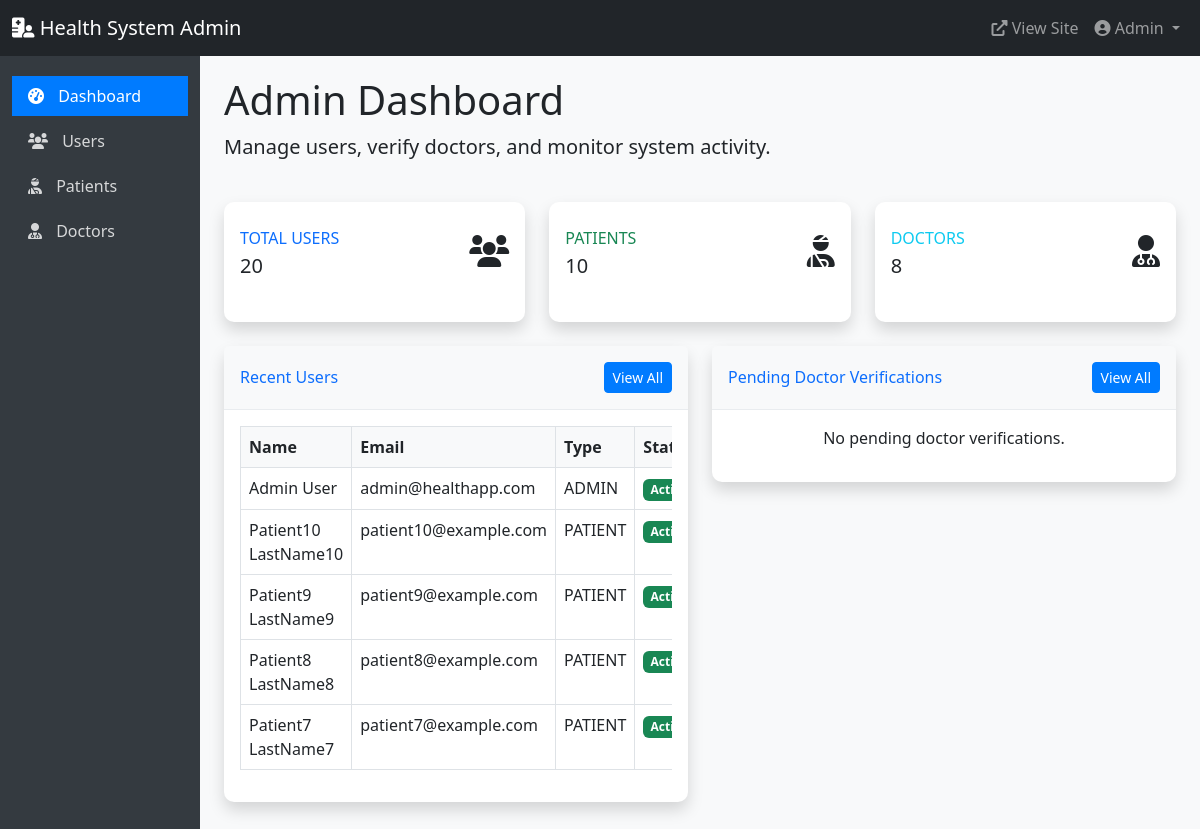
The page /admin_panel/ (signed in) on the database its author committed.
### models.py (models this page shows, shortened)
class User(db.Model, UserMixin):
    __tablename__ = 'users'
    id = db.Column(db.Integer, primary_key=True)
    email = db.Column(db.String(120), unique=True, nullable=False)
    phone = db.Column(db.String(20), unique=True, nullable=False)
    password_hash = db.Column(db.String(128), nullable=False)
    first_name = db.Column(db.String(50), nullable=False)
    last_name = db.Column(db.String(50), nullable=False)
    user_type = db.Column(db.Enum(UserType), nullable=False)
    is_active = db.Column(db.Boolean, default=False)
    created_at = db.Column(db.DateTime, default=datetime.utcnow)
    updated_at = db.Column(db.DateTime, default=datetime.utcnow, onupdate=datetime.utcnow)
    phone_verified = db.Column(db.Boolean, default=False)
    phone_verification_code = db.Column(db.String(6))
    phone_verification_sent_at = db.Column(db.DateTime)
    email_verified = db.Column(db.Boolean, default=False)
    email_verification_token = db.Column(db.String(100))
    email_verification_sent_at = db.Column(db.DateTime)
    patient = db.relationship('Patient', backref='user', uselist=False, cascade='all, delete-orphan')
    doctor = db.relationship('Doctor', backref='user', uselist=False, cascade='all, delete-orphan')
    notifications = db.relationship('Notification', backref='user', lazy=True, cascade='all, delete-orphan')

### admin_routes.py (the view, shortened to what this page needs)
    def decorated_function(*args, **kwargs):
        if not current_user.is_authenticated:
            return redirect(url_for('auth.login'))
        if current_user.user_type == UserType.ADMIN:
            return f(*args, **kwargs)

### admin_routes.py (called while the page is built, shortened)
def admin_required(f):
    def decorated_function(*args, **kwargs):
        if not current_user.is_authenticated:
            return redirect(url_for('auth.login'))
        if current_user.user_type == UserType.ADMIN:
            return f(*args, **kwargs)
    decorated_function.__name__ = f.__name__
    decorated_function.__doc__ = f.__doc__
    return decorated_function

@admin_panel.route('/')
@login_required
@admin_required
def dashboard():
    user_count = User.query.count()
    patient_count = Patient.query.count()
    doctor_count = Doctor.query.count()
    recent_users = User.query.order_by(User.created_at.desc()).limit(5).all()
    pending_doctors = db.session.query(User, Doctor).join(Doctor).filter(
        User.user_type == UserType.DOCTOR,
        Doctor.verification_status == VerificationStatus.PENDING
    ).all()
    return render_template(
        'admin/dashboard.html',
        user_count=user_count,
        patient_count=patient_count,
        doctor_count=doctor_count,
        recent_users=recent_users,
        pending_doctors=pending_doctors
    )

### app.py (called while the page is built)
@login_manager.user_loader
def load_user(user_id):
    return User.query.get(int(user_id))

def create_app():
    app = Flask(__name__)
    app.config.from_object(get_config())
    app.config['SESSION_COOKIE_NAME'] = f'session_{uuid.uuid4().hex[:8]}'
    os.makedirs(app.config['UPLOAD_FOLDER'], exist_ok=True)
    db.init_app(app)
    login_manager.init_app(app)
    login_manager.login_view = 'auth.login'
    login_manager.login_message_category = 'info'
    mail.init_app(app)
    bcrypt.init_app(app)
    app.register_blueprint(main)
    app.register_blueprint(auth, url_prefix='/auth')
    app.register_blueprint(patient, url_prefix='/patient')
    app.register_blueprint(doctor, url_prefix='/doctor')
    app.register_blueprint(admin, url_prefix='/admin')
    app.register_blueprint(admin_panel)
    @app.context_processor
    def inject_now():
        return {'now': datetime.datetime.now()}
    return app

### templates/admin/dashboard.html (shortened to what this page needs)
{% extends "admin/base.html" %}
{% block content %}
<div class="row mb-4">
    <div class="col-md-12">
        <h1>Admin Dashboard</h1>
        <p class="lead">Manage users, verify doctors, and monitor system activity.</p>
    </div>
</div>
<div class="row">
    <div class="col-xl-4 col-md-6 mb-4">
        <div class="card border-left-primary shadow h-100 py-2">
            <div class="card-body">
                <div class="row no-gutters align-items-center">
                    <div class="col mr-2">
                        <div class="text-xs font-weight-bold text-primary text-uppercase mb-1">
                            Total Users</div>
                        <div class="h5 mb-0 font-weight-bold text-gray-800">{{ user_count }}</div>
                    </div>
                    <div class="col-auto">
                        <i class="fas fa-users fa-2x text-gray-300"></i>
                    </div>
                </div>
            </div>
        </div>
    </div>
    <div class="col-xl-4 col-md-6 mb-4">
        <div class="card border-left-success shadow h-100 py-2">
            <div class="card-body">
                <div class="row no-gutters align-items-center">
                    <div class="col mr-2">
                        <div class="text-xs font-weight-bold text-success text-uppercase mb-1">
                            Patients</div>
                        <div class="h5 mb-0 font-weight-bold text-gray-800">{{ patient_count }}</div>
                    </div>
                    <div class="col-auto">
                        <i class="fas fa-user-injured fa-2x text-gray-300"></i>
                    </div>
                </div>
            </div>
        </div>
    </div>
    <div class="col-xl-4 col-md-6 mb-4">
        <div class="card border-left-info shadow h-100 py-2">
            <div class="card-body">
                <div class="row no-gutters align-items-center">
                    <div class="col mr-2">
                        <div class="text-xs font-weight-bold text-info text-uppercase mb-1">
                            Doctors</div>
                        <div class="h5 mb-0 font-weight-bold text-gray-800">{{ doctor_count }}</div>
                    </div>
                    <div class="col-auto">
                        <i class="fas fa-user-md fa-2x text-gray-300"></i>
                    </div>
                </div>
            </div>
        </div>
    </div>
</div>
<div class="row">
    <div class="col-lg-6">
        <div class="card shadow mb-4">
            <div class="card-header py-3 d-flex flex-row align-items-center justify-content-between">
                <h6 class="m-0 font-weight-bold text-primary">Recent Users</h6>
                <a href="{{ url_for('admin_panel.users') }}" class="btn btn-sm btn-primary">View All</a>
            </div>
            <div class="card-body">
                <div class="table-responsive">
                    <table class="table table-bordered" width="100%" cellspacing="0">
                        <thead>
                            <tr>
                                <th>Name</th>
                                <th>Email</th>
                                <th>Type</th>
                                <th>Status</th>
                            </tr>
                        </thead>
                        <tbody>
                            {% for user in recent_users %}
                            <tr>
                                <td>{{ user.first_name }} {{ user.last_name }}</td>
                                <td>{{ user.email }}</td>
                                <td>{{ user.user_type.name }}</td>
                                <td>
                                    {% if user.is_active %}
                                    <span class="badge bg-success">Active</span>
                                    {% else %}
                                    <span class="badge bg-danger">Inactive</span>
                                    {% endif %}
                                </td>
                            </tr>
                            {% endfor %}
                        </tbody>
                    </table>
                </div>
            </div>
        </div>
    </div>
    <div class="col-lg-6">
        <div class="card shadow mb-4">
            <div class="card-header py-3 d-flex flex-row align-items-center justify-content-between">
                <h6 class="m-0 font-weight-bold text-primary">Pending Doctor Verifications</h6>
                <a href="{{ url_for('admin_panel.doctors') }}" class="btn btn-sm btn-primary">View All</a>
            </div>
            <div class="card-body">
                {% if pending_doctors %}
                <div class="table-responsive">
                    <table class="table table-bordered" width="100%" cellspacing="0">
                        <thead>
                            <tr>
                                <th>Name</th>
                                <th>Specialty</th>
                                <th>License</th>
                                <th>Actions</th>
                            </tr>
                        </thead>
                        <tbody>
                            {% for user, doctor in pending_doctors %}
                            <tr>
                                <td>{{ user.first_name }} {{ user.last_name }}</td>
                                <td>{{ doctor.specialty }}</td>
                                <td>{{ doctor.license_number }}</td>
                                <td>
                                    <div class="btn-group" role="group">
                                        <form action="{{ url_for('admin_panel.verify_doctor', doctor_id=doctor.id, action='approve') }}" method="post" class="d-inline">
                                            <button type="submit" class="btn btn-sm btn-success">Approve</button>
                                        </form>
                                        <button type="button" class="btn btn-sm btn-danger" data-bs-toggle="modal" data-bs-target="#rejectModal{{ doctor.id }}">
                                            Reject
                                        </button>
                                    </div>
                                    <div class="modal fade" id="rejectModal{{ doctor.id }}" tabindex="-1" aria-hidden="true">
                                        <div class="modal-dialog">
                                            <div class="modal-content">
                                                <div class="modal-header">
                                                    <h5 class="modal-title">Reject Doctor</h5>
                                                    <button type="button" class="btn-close" data-bs-dismiss="modal" aria-label="Close"></button>
                                                </div>
                                                <form action="{{ url_for('admin_panel.verify_doctor', doctor_id=doctor.id, action='reject') }}" method="post">
                                                    <div class="modal-body">
                                                        <div class="mb-3">
                                                            <label for="rejection_reason" class="form-label">Reason for Rejection</label>
                                                            <textarea class="form-control" id="rejection_reason" name="rejection_reason" rows="3" required></textarea>
                                                        </div>
                                                    </div>
                                                    <div class="modal-footer">
                                                        <button type="button" class="btn btn-secondary" data-bs-dismiss="modal">Cancel</button>
                                                        <button type="submit" class="btn btn-danger">Reject</button>
                                                    </div>
                                                </form>
                                            </div>
                                        </div>
                                    </div>
                                </td>
                            </tr>
                            {% endfor %}
                        </tbody>
                    </table>
                </div>
                {% else %}
                <p class="text-center">No pending doctor verifications.</p>
                {% endif %}
            </div>
        </div>
    </div>
</div>
{% endblock %}

### templates/admin/base.html (shortened to what this page needs)
<!DOCTYPE html>
<html lang="en">
<head>
    <link href="https://cdn.jsdelivr.net/npm/bootstrap@5.3.0-alpha1/dist/css/bootstrap.min.css" rel="stylesheet">
    <link rel="stylesheet" href="https://cdnjs.cloudflare.com/ajax/libs/font-awesome/6.0.0/css/all.min.css">
</head>
<body>
    <nav class="navbar navbar-expand-lg navbar-dark bg-dark">
        <div class="container-fluid">
            <a class="navbar-brand" href="{{ url_for('admin_panel.dashboard') }}">
                <i class="fas fa-hospital-user"></i> Health System Admin
            </a>
            <div class="collapse navbar-collapse" id="navbarNav">
                <ul class="navbar-nav ms-auto">
                    <li class="nav-item">
                        <a class="nav-link" href="{{ url_for('main.index') }}" target="_blank">
                            <i class="fas fa-external-link-alt"></i> View Site
                        </a>
                    </li>
                    <li class="nav-item dropdown">
                        <a class="nav-link dropdown-toggle" href="#" id="navbarDropdown" role="button" data-bs-toggle="dropdown">
                            <i class="fas fa-user-circle"></i> {{ current_user.first_name }}
                        </a>
                    </li>
                </ul>
            </div>
        </div>
    </nav>
    <div class="container-fluid">
        <div class="row">
            <div class="col-md-3 col-lg-2 d-md-block sidebar collapse">
                <div class="position-sticky">
                    <ul class="nav flex-column">
                        <li class="nav-item">
                            <a class="nav-link {% if request.endpoint == 'admin_panel.dashboard' %}active{% endif %}"
                               href="{{ url_for('admin_panel.dashboard') }}">
                                <i class="fas fa-tachometer-alt"></i> Dashboard
                            </a>
                        </li>
                        <li class="nav-item">
                            <a class="nav-link {% if request.endpoint == 'admin_panel.users' %}active{% endif %}"
                               href="{{ url_for('admin_panel.users') }}">
                                <i class="fas fa-users"></i> Users
                            </a>
                        </li>
                        <li class="nav-item">
                            <a class="nav-link {% if request.endpoint == 'admin_panel.patients' %}active{% endif %}"
                               href="{{ url_for('admin_panel.patients') }}">
                                <i class="fas fa-user-injured"></i> Patients
                            </a>
                        </li>
                        <li class="nav-item">
                            <a class="nav-link {% if request.endpoint == 'admin_panel.doctors' %}active{% endif %}"
                               href="{{ url_for('admin_panel.doctors') }}">
                                <i class="fas fa-user-md"></i> Doctors
                            </a>
                        </li>
                    </ul>
                </div>
            </div>
            <main class="col-md-9 ms-sm-auto col-lg-10 px-md-4 main-content">
                {% block content %}{% endblock %}
            </main>
        </div>
    </div>
</body>
</html>

### templates/admin/base.html (style rules this page uses)
body { font-family: 'Segoe UI', Tahoma, Geneva, Verdana, sans-serif; background-color: #f8f9fa; }
.sidebar { min-height: calc(100vh - 56px); background-color: #343a40; padding-top: 20px; }
.sidebar .nav-link { color: rgba(255, 255, 255, 0.8); margin-bottom: 5px; }
.sidebar .nav-link.active { color: #fff; background-color: #007bff; }
.sidebar .nav-link i { margin-right: 10px; }
.main-content { padding: 20px; }
.card { margin-bottom: 20px; border: none; border-radius: 10px; box-shadow: 0 0.125rem 0.25rem rgba(0, 0, 0, 0.075); }
.card-header { background-color: #f8f9fa; border-bottom: 1px solid #e9ecef; font-weight: 600; }
.table th { font-weight: 600; background-color: #f8f9fa; }
.btn-primary { background-color: #007bff; border-color: #007bff; }
.badge { padding: 0.4em 0.6em; font-size: 75%; }

### rows shown on the page
User: first_name "Admin"
User: first_name "Admin", last_name "User", email "admin@healthapp.com", user_type.name "ADMIN", is_active "Active"
User: first_name "Patient10", last_name "LastName10", email "patient10@example.com", user_type.name "PATIENT", is_active "Active"
User: first_name "Patient9", last_name "LastName9", email "patient9@example.com", user_type.name "PATIENT", is_active "Active"
User: first_name "Patient8", last_name "LastName8", email "patient8@example.com", user_type.name "PATIENT", is_active "Active"
User: first_name "Patient7", last_name "LastName7", email "patient7@example.com", user_type.name "PATIENT", is_active "Active"

### other values the page prints
{{ user_count }} "20"
{{ patient_count }} "10"
{{ doctor_count }} "8"
